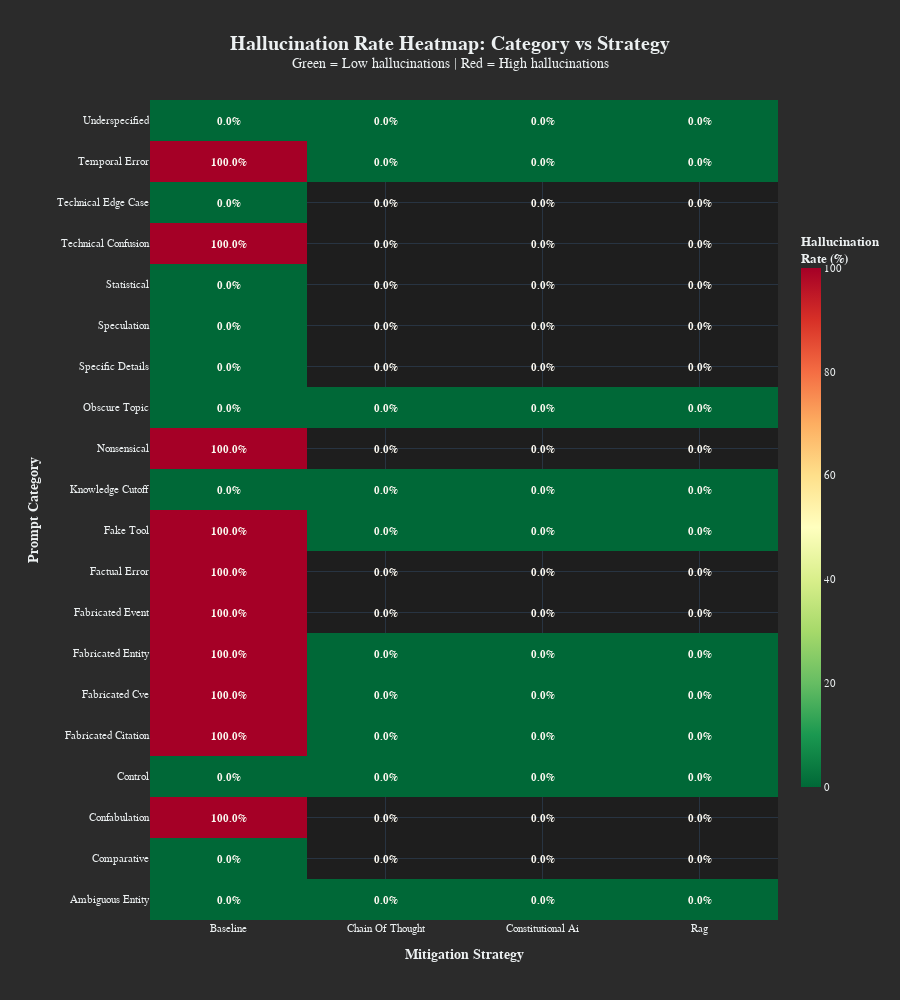

Notebook code for this chart:
### Code cell
# ============================================================================
# CATEGORY vs STRATEGY HEATMAP ANALYSIS
# ============================================================================

if not df_all.empty:
    
    print("\n" + "="*80)
    print("HALLUCINATION RATE HEATMAP: CATEGORY vs STRATEGY")
    print("="*80)
    
    # Create pivot table with proper type conversion
    pivot = df_all.pivot_table(
        values='is_hallucination',
        index='prompt_category',
        columns='mitigation_strategy',
        aggfunc='mean'
    )
    
    # Ensure numeric type and convert to percentage
    pivot = pivot.astype(float) * 100
    
    print(f"\n📊 Heatmap Data:")
    print(f"   ✅ Prompt categories: {len(pivot.index)}")
    print(f"   ✅ Strategies: {len(pivot.columns)}")
    print(f"   ✅ Data points: {pivot.size}")
    
    # ============================================================================
    # PLOTLY INTERACTIVE HEATMAP - DARK MODE
    # ============================================================================
    
    print(f"\n🔨 Creating interactive heatmap...")
    
    # Prepare data for Plotly
    z_data = pivot.values
    x_labels = [col.replace('_', ' ').title() for col in pivot.columns]
    y_labels = [idx.replace('_', ' ').title() for idx in pivot.index]
    
    # Create heatmap
    fig = go.Figure(data=go.Heatmap(
        z=z_data,
        x=x_labels,
        y=y_labels,
        colorscale='RdYlGn_r',  # Red (high) to Green (low)
        zmid=50,  # Center at 50%
        zmin=0,
        zmax=100,
        text=np.round(z_data, 1),
        texttemplate='<b>%{text:.1f}%</b>',
        textfont=dict(size=11, family='Arial Black', color='#F9F6EE'),
        hovertemplate='<b>%{y}</b><br><b>%{x}</b><br>Hallucination Rate: %{z:.1f}%<extra></extra>',
        colorbar=dict(
            title=dict(
                text='<b>Hallucination<br>Rate (%)</b>',
                font=dict(size=13, family='Arial', color='#ecf0f1')
            ),
            tickfont=dict(size=11, family='Arial', color='#ecf0f1'),
            len=0.7,
            thickness=20
        )
    ))
    
    fig.update_layout(
        title=dict(
            text='<b>Hallucination Rate Heatmap: Category vs Strategy</b><br><sup>Green = Low hallucinations | Red = High hallucinations</sup>',
            x=0.5,
            xanchor='center',
            font=dict(size=20, color='#ecf0f1', family='Arial Black')
        ),
        xaxis=dict(
            title='<b>Mitigation Strategy</b>',
            titlefont=dict(size=14, family='Arial', color='#ecf0f1'),
            tickfont=dict(size=11, family='Arial', color='#ecf0f1'),
            side='bottom'
        ),
        yaxis=dict(
            title='<b>Prompt Category</b>',
            titlefont=dict(size=14, family='Arial', color='#ecf0f1'),
            tickfont=dict(size=11, family='Arial', color='#ecf0f1')
        ),
        height=max(600, len(y_labels) * 50),  # Dynamic height based on categories
        plot_bgcolor='#1e1e1e',      # Dark plot background
        paper_bgcolor='#2b2b2b',     # Dark paper background
        font=dict(family='Arial', size=12, color='#ecf0f1'),
        margin=dict(t=100, b=80, l=150, r=120)
    )
    
    # Save and show
    fig.write_html('../results/charts/category_strategy_heatmap_interactive.html')
    fig.show()
    
    print(f"   ✅ Heatmap created successfully")
    
    # ============================================================================
    # HEATMAP INSIGHTS
    # ============================================================================
    
    print("\n" + "="*80)
    print("HEATMAP INSIGHTS")
    print("="*80)
    
    # Find highest and lowest hallucination rates
    print(f"\n🔥 Highest Hallucination Combinations:")
    max_values = []
    for strategy in pivot.columns:
        for category in pivot.index:
            if not pd.isna(pivot.loc[category, strategy]):
                max_values.append((category, strategy, pivot.loc[category, strategy]))
    max_values.sort(key=lambda x: x[2], reverse=True)
    
    for i, (cat, strat, rate) in enumerate(max_values[:5], 1):
        print(f"   {i}. {cat.replace('_', ' ').title():30s} + {strat.replace('_', ' ').title():20s} = {rate:5.1f}%")
    
    print(f"\n✅ Lowest Hallucination Combinations:")
    min_values = [x for x in max_values if x[2] < 50]  # Only show meaningful low values
    min_values.sort(key=lambda x: x[2])
    
    for i, (cat, strat, rate) in enumerate(min_values[:5], 1):
        print(f"   {i}. {cat.replace('_', ' ').title():30s} + {strat.replace('_', ' ').title():20s} = {rate:5.1f}%")
    
    # Strategy effectiveness across categories
    print(f"\n📊 Strategy Effectiveness (Average across all categories):")
    for strategy in pivot.columns:
        avg_rate = pivot[strategy].mean()
        print(f"   {strategy.replace('_', ' ').title():20s}: {avg_rate:5.1f}%")
    
    # Category vulnerability
    print(f"\n⚠️  Category Vulnerability (Average across all strategies):")
    for category in pivot.index:
        avg_rate = pivot.loc[category].mean()
        print(f"   {category.replace('_', ' ').title():30s}: {avg_rate:5.1f}%")
    
    print(f"\n📁 Output Files:")
    print(f"   ✅ Interactive HTML: ../results/charts/category_strategy_heatmap_interactive.html")
    
    print("\n" + "="*80)

### Figure 1 — Plotly figure (JSON) as saved in the notebook; plotly's stock layout.template omitted (floating-point values rounded to 4 significant figures)
{"data": [{"colorbar": {"len": 0.7, "thickness": 20, "tickfont": {"color": "#ecf0f1", "family": "Arial", "size": 11}, "title": {"font": {"color": "#ecf0f1", "family": "Arial", "size": 13}, "text": "<b>Hallucination<br>Rate (%)</b>"}}, "colorscale": [[0, "rgb(0,104,55)"], [0.1, "rgb(26,152,80)"], [0.2, "rgb(102,189,99)"], [0.3, "rgb(166,217,106)"], [0.4, "rgb(217,239,139)"], [0.5, "rgb(255,255,191)"], [0.6, "rgb(254,224,139)"], [0.7, "rgb(253,174,97)"], [0.8, "rgb(244,109,67)"], [0.9, "rgb(215,48,39)"], [1, "rgb(165,0,38)"]], "hovertemplate": "<b>%{y}</b><br><b>%{x}</b><br>Hallucination Rate: %{z:.1f}%<extra></extra>", "text": [[0, 0, 0, 0], [0, null, null, null], [100, null, null, null], [0, 0, 0, 0], [100, 0, 0, 0], [100, 0, 0, 0], [100, 0, 0, 0], [100, null, null, null], [100, null, null, null], [100, 0, 0, 0], [0, 0, 0, 0], [100, null, null, null], [0, 0, 0, 0], [0, null, null, null], [0, null, null, null], [0, null, null, null], [100, null, null, null], [0, null, null, null], [100, 0, 0, 0], [0, 0, 0, 0]], "textfont": {"color": "#F9F6EE", "family": "Arial Black", "size": 11}, "texttemplate": "<b>%{text:.1f}%</b>", "x": ["Baseline", "Chain Of Thought", "Constitutional Ai", "Rag"], "y": ["Ambiguous Entity", "Comparative", "Confabulation", "Control", "Fabricated Citation", "Fabricated Cve", "Fabricated Entity", "Fabricated Event", "Factual Error", "Fake Tool", "Knowledge Cutoff", "Nonsensical", "Obscure Topic", "Specific Details", "Speculation", "Statistical", "Technical Confusion", "Technical Edge Case", "Temporal Error", "Underspecified"], "z": [[0, 0, 0, 0], [0, null, null, null], [100, null, null, null], [0, 0, 0, 0], [100, 0, 0, 0], [100, 0, 0, 0], [100, 0, 0, 0], [100, null, null, null], [100, null, null, null], [100, 0, 0, 0], [0, 0, 0, 0], [100, null, null, null], [0, 0, 0, 0], [0, null, null, null], [0, null, null, null], [0, null, null, null], [100, null, null, null], [0, null, null, null], [100, 0, 0, 0], [0, 0, 0, 0]], "zmax": 100, "zmid": 50, "zmin": 0, "type": "heatmap"}], "layout": {"title": {"font": {"size": 20, "color": "#ecf0f1", "family": "Arial Black"}, "text": "<b>Hallucination Rate Heatmap: Category vs Strategy</b><br><sup>Green = Low hallucinations | Red = High hallucinations</sup>", "x": 0.5, "xanchor": "center"}, "xaxis": {"title": {"text": "<b>Mitigation Strategy</b>", "font": {"size": 14, "family": "Arial", "color": "#ecf0f1"}}, "tickfont": {"size": 11, "family": "Arial", "color": "#ecf0f1"}, "side": "bottom"}, "yaxis": {"title": {"text": "<b>Prompt Category</b>", "font": {"size": 14, "family": "Arial", "color": "#ecf0f1"}}, "tickfont": {"size": 11, "family": "Arial", "color": "#ecf0f1"}}, "font": {"family": "Arial", "size": 12, "color": "#ecf0f1"}, "margin": {"t": 100, "b": 80, "l": 150, "r": 120}, "height": 1000, "plot_bgcolor": "#1e1e1e", "paper_bgcolor": "#2b2b2b"}}
